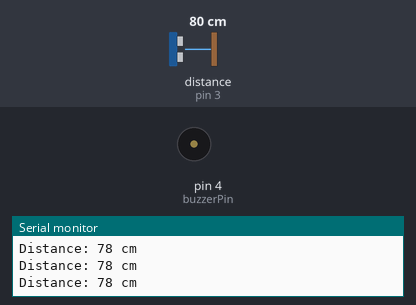
Recording of a sketch running on a simulated Arduino Uno, built with avr-gcc and run on an emulated ATmega328P. On the bench: buzzer (waves = sounding, pin HIGH), the last lines printed to the serial monitor. Wiring (inferred from the names in the program): ultrasonic range finder: trigger pin 2; echo pin 3. Inputs (shaded band) come from the test bench; at power-on: distance to the obstacle (sensor on pin 3) 80 cm. The echo pulse lasts 58.3 µs per cm; pins used as bus, display or sensor lines are not drawn.

Above: at 1.2 s.
1.3 s: distance to the obstacle (sensor on pin 3) set to 23 cm
2.8 s: distance to the obstacle (sensor on pin 3) set to 19 cm
At 3.1 s:
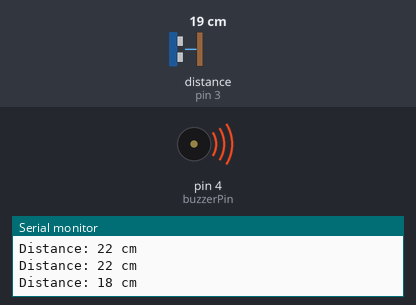
Timing chart, 0 to 5.8 s (numbered marks = the images above; inputs shaded):
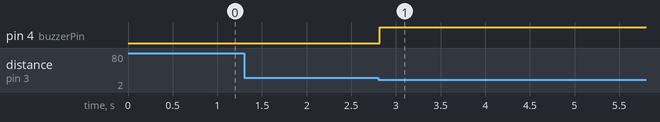

Measured:
- the behaviour switches between 21 and 20 cm on distance to the obstacle (sensor on pin 3) (found by bisection; images 0 and 1)
- after the input at 2.8 s, pin 4 (buzzerPin): LOW → HIGH at once

The sketch:

distancealert.ino
```cpp
const int trigPin = 2;
const int echoPin = 3;

// Constants for buzzer pin
const int buzzerPin = 4;

// Constants for distance threshold and duration
const int thresholdDistance = 20; // in centimeters
const int alarmDuration = 1000;   // in milliseconds

void setup() {
  // Initialize serial communication for debugging
  Serial.begin(9600);

  // Ultrasonic sensor pins
  pinMode(trigPin, OUTPUT);
  pinMode(echoPin, INPUT);

  // Buzzer pin
  pinMode(buzzerPin, OUTPUT);
}

void loop() {
  // Clear the trigPin before setting it high
  digitalWrite(trigPin, LOW);
  delayMicroseconds(2);

  // Set the trigPin on HIGH state for 10 microseconds
  digitalWrite(trigPin, HIGH);
  delayMicroseconds(10);
  digitalWrite(trigPin, LOW);

  // Read the echoPin, calculating the duration in microseconds
  long duration = pulseIn(echoPin, HIGH);

  // Calculate distance in centimeters
  int distance = duration * 0.034 / 2;

  // Output distance to serial monitor for debugging
  Serial.print("Distance: ");
  Serial.print(distance);
  Serial.println(" cm");

  // Check if distance is less than threshold
  if (distance < thresholdDistance) {
    // Turn on the buzzer
    digitalWrite(buzzerPin, HIGH);
    delay(alarmDuration);
    // Turn off the buzzer
    digitalWrite(buzzerPin, LOW);
  }
}
```
